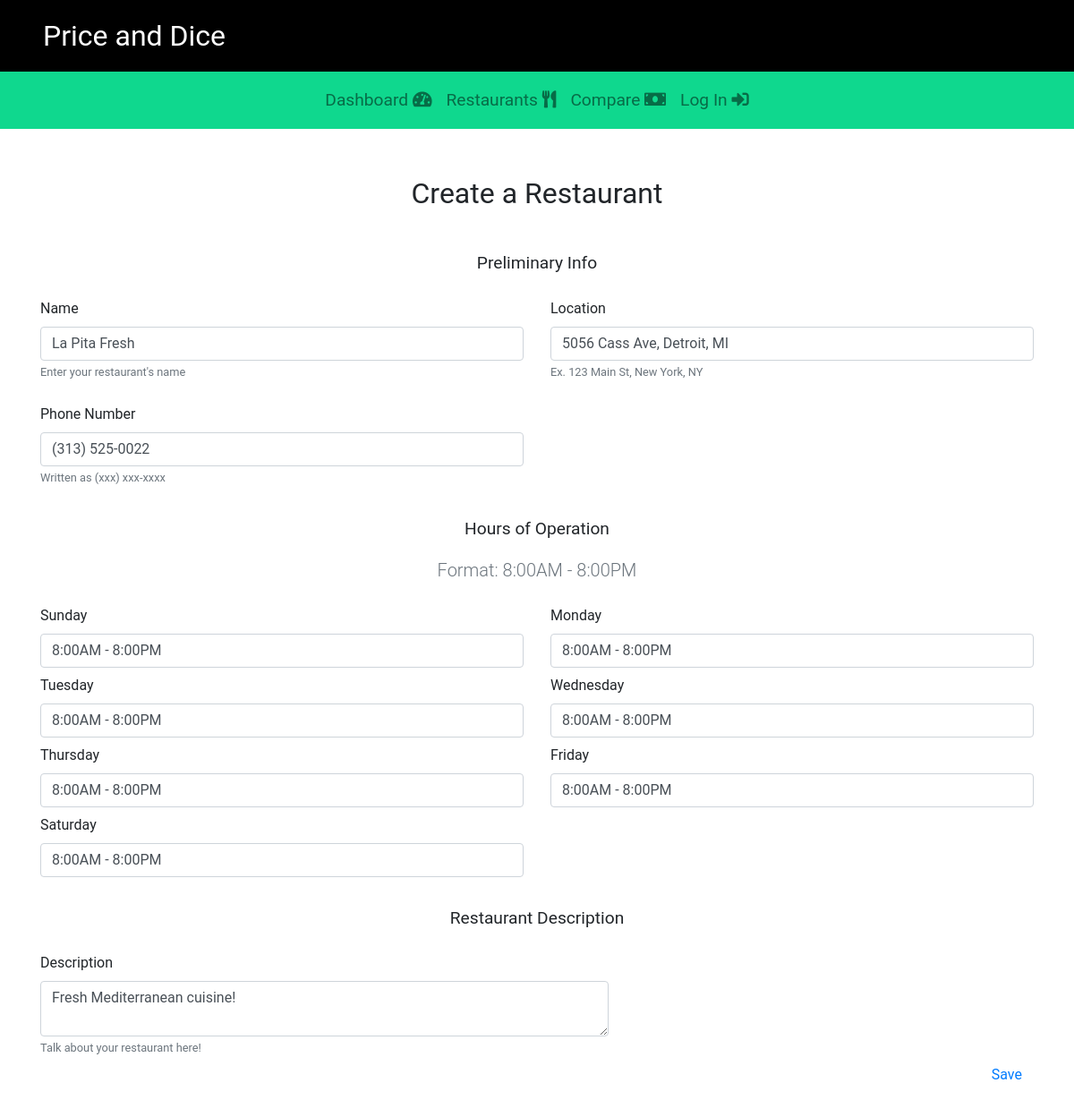
/campus/edit_restaurant/100, run on the app's committed database.
### campus/models.py (models this page shows, shortened)
class Restaurant(models.Model):
    name = models.CharField(max_length=200)
    location = models.CharField(max_length=200)
    phone_number = models.CharField(max_length=20, default='(xxx) xxx-xxxx')
    description = models.CharField(max_length=300, default='No description added')
    sunday = models.CharField(max_length=20, default=DEFAULT_HOURS)
    monday = models.CharField(max_length=20, default=DEFAULT_HOURS)
    tuesday = models.CharField(max_length=20, default=DEFAULT_HOURS)
    wednesday = models.CharField(max_length=20, default=DEFAULT_HOURS)
    thursday = models.CharField(max_length=20, default=DEFAULT_HOURS)
    friday = models.CharField(max_length=20, default=DEFAULT_HOURS)
    saturday = models.CharField(max_length=20, default=DEFAULT_HOURS)
    item_list = models.ManyToManyField(Item)

### campus/views.py (the view)
# urls.py: path('edit_restaurant/<int:restaurant_id>', views.edit_restaurant, name='edit_restaurant'),
def edit_restaurant(request, restaurant_id):
    context = {}
    try:
        restaurant = Restaurant.objects.get(pk=restaurant_id)
        context['name'] = restaurant.name
        context['location'] = restaurant.location
        context['phone_number'] = restaurant.phone_number
        context['description'] = restaurant.description
        context['sunday'] = restaurant.sunday
        context['monday'] = restaurant.monday
        context['tuesday'] = restaurant.tuesday
        context['wednesday'] = restaurant.wednesday
        context['thursday'] = restaurant.thursday
        context['friday'] = restaurant.friday
        context['saturday'] = restaurant.saturday
        context['is_data_preloaded'] = True
        context['restaurant_id'] = restaurant.id
        return render(request, 'campus/add-restaurant.html', context)
    except Restaurant.DoesNotExist:
        restaurant = None
        return restaurant_list(request)

### campus/templates/campus/add-restaurant.html (shortened to what this page needs)
{% extends "./base.html" %}
{% load static %}
{% block body %}
<div id="app">
    {% autoescape on %}
    <form method="POST" action="{% url 'campus:add_restaurant_action' %}" id="restaurant_form">
        <div class="container content-top">
            <div class="row">
                <div class="col-lg-12">
                    <p class="page-header text-center">Create a Restaurant</p>
                </div>
            </div>
            <br>
            <div class="row pb-2">
                <div class="col-lg-12">
                    <p class="text-center subheading">Preliminary Info</p>
                </div>
            </div>
            <div class="row">
                <div class="col-lg-6">
                    <label for = "restaurant_name">Name</label>
                    <input type="text" class="form-control" id="restaurant_name"
                        name="restaurant_name" value="{{name}}">
                    <small class="text-muted">Enter your restaurant's name</small>
                </div>
                <div class="col-lg-6">
                    <label for = "restaurant_location">Location</label>
                    <input type="text" class="form-control" id="restaurant_location"
                        name="restaurant_location" value="{{location}}">
                    <small class="text-muted">Ex. 123 Main St, New York, NY</small>
                </div>
            </div>
            <br>
            <div class="row pb-2">
                <div class="col-lg-6">
                    <label for = "phone_number">Phone Number</label>
                    <input type="text" class="form-control" id="phone_number"
                        name="phone_number" value="{{phone_number}}">
                    <small class="text-muted">Written as (xxx) xxx-xxxx</small>
                </div>
            </div>
            <br>
            <div class="row pb-2">
                <div class="col-lg-12">
                    <p class="text-center subheading">Hours of Operation</p>
                    <p class="lead text-muted text-center">Format: 8:00AM - 8:00PM</p>
                </div>
            </div>
            <div class="row pb-2">
                <div class="col-lg-6">
                    <label for='sunday'>Sunday</label>
                    <input type='text' class="form-control"
                        name='sunday' id='sunday'
                        value="{{sunday}}">
                </div>
                <div class="col-lg-6">
                    <label for="monday">Monday</label>
                    <input type="text" class="form-control"
                        name="monday" id="monday"
                        value="{{monday}}">
                </div>
            </div>
            <div class="row pb-2">
                <div class="col-lg-6">
                    <label for='tuesday'>Tuesday</label>
                    <input type='text' class="form-control"
                        name='tuesday' id='tuesday'
                        value="{{tuesday}}">
                </div>
                <div class="col-lg-6">
                    <label for="wednesday">Wednesday</label>
                    <input type="text" class="form-control"
                        name="wednesday" id="wednesday"
                        value="{{wednesday}}">
                </div>
            </div>
            <div class="row pb-2">
                <div class="col-lg-6">
                    <label for='thursday'>Thursday</label>
                    <input type='text'
                        class="form-control"
                        name='thursday' id='thursday'
                        value="{{thursday}}">
                </div>
                <div class="col-lg-6">
                    <label for="friday">Friday</label>
                    <input type="text"
                        class="form-control"
                        name="friday" id="friday"
                        value="{{friday}}">
                </div>
            </div>
            <div class="row pb-2">
                <div class="col-lg-6">
                    <label for='saturday'>Saturday</label>
                    <input type='text'
                        class="form-control"
                        name='saturday' id='saturday'
                        value="{{saturday}}">
                </div>
            </div>
            <br>
            <div class="row pb-2">
                <div class="col-lg-12">
                    <p class="text-center subheading">Restaurant Description</p>
                </div>
            </div>
            <div class="row">
                <div class="col-lg-7">
                    <label for = "restaurant_description">Description</label>
                    <textarea type="comment" class="form-control" id="restaurant_description"
                        name="restaurant_description">{{description}}</textarea>
                    <small class="text-muted">Talk about your restaurant here!</small>
                </div>
            </div>
            <div class="row">
                <div class="col-lg-12 text-right">
                    {% if is_data_preloaded %}
                        <button type="submit" class="btn btn-link">Save</button>
                    {% else %}
                        <button type="submit" class="btn btn-link">Create</button>
                    {% endif %}
                </div>
            </div>
        </div>
    </form>
    {% endautoescape %}
</div>
<br>
<br>
{% endblock %}

### campus/static/campus/style.css (style rules this page uses)
body { font-family: 'Roboto', sans-serif; }
.page-header { font-size: 2rem; font-weight: normal; }
.subheading { font-size: 1.2rem; }
.content-top { margin-top: 3rem; }

### data on the page
Restaurant: restaurant_name "La Pita Fresh", restaurant_location "5056 Cass Ave, Detroit, MI", phone_number "(313) 525-0022", sunday "8:00AM - 8:00PM", monday "8:00AM - 8:00PM", tuesday "8:00AM - 8:00PM", wednesday "8:00AM - 8:00PM", thursday "8:00AM - 8:00PM", friday "8:00AM - 8:00PM", saturday "8:00AM - 8:00PM", restaurant_description "Fresh Mediterranean cuisine!"
